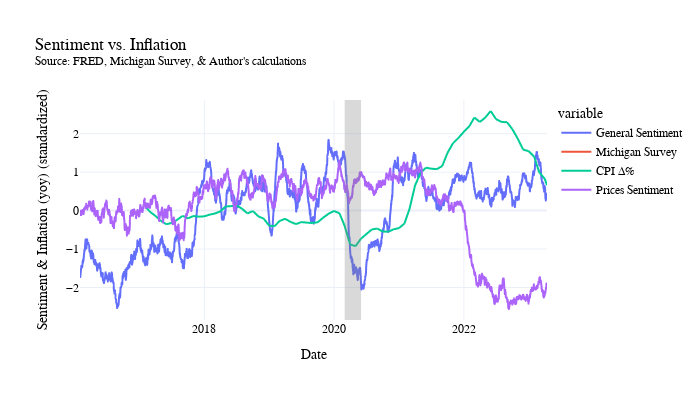

The code cell stored with this chart in its notebook:
### Code cell
#Cleaning up the names 
merged_plot['CPI ∆%'] = merged_plot['CPIAUCSL pc std']+.4
merged_plot['Gas Prices'] = merged_plot['GASREGW pc std']
merged_plot['General Sentiment'] = merged_plot['general std.']
merged_plot['Prices Sentiment'] = merged_plot['prices std.']

#retrieve values for real variables as well as target variable
plot_clean(merged_plot, ['General Sentiment','Michigan Survey','CPI ∆%','Prices Sentiment' ], "Sentiment vs. Inflation <br><sup>Source: FRED, Michigan Survey, & Author's calculations</sup>", "Sentiment & Inflation (yoy) (standardized)",400)

### Figure 1 — Plotly figure (JSON) as saved in the notebook; plotly's stock layout.template omitted (floating-point values rounded to 4 significant figures; data arrays with more than 128 entries replaced by an {"elided": "..."} marker saying what was removed)
{"data": [{"hovertemplate": "variable=General Sentiment<br>date=%{x}<br>value=%{y}<extra></extra>", "legendgroup": "General Sentiment", "line": {"color": "#636efa", "dash": "solid"}, "marker": {"symbol": "circle"}, "mode": "lines", "name": "General Sentiment", "showlegend": true, "type": "scattergl", "x": {"elided": "2630 str values"}, "xaxis": "x", "y": {"elided": "2630 float values"}, "yaxis": "y"}, {"hovertemplate": "variable=Michigan Survey<br>date=%{x}<br>value=%{y}<extra></extra>", "legendgroup": "Michigan Survey", "line": {"color": "#EF553B", "dash": "solid"}, "marker": {"symbol": "circle"}, "mode": "lines", "name": "Michigan Survey", "showlegend": true, "type": "scattergl", "x": {"elided": "2630 str values"}, "xaxis": "x", "y": {"elided": "2630 null values"}, "yaxis": "y"}, {"hovertemplate": "variable=CPI ∆%<br>date=%{x}<br>value=%{y}<extra></extra>", "legendgroup": "CPI ∆%", "line": {"color": "#00cc96", "dash": "solid"}, "marker": {"symbol": "circle"}, "mode": "lines", "name": "CPI ∆%", "showlegend": true, "type": "scattergl", "x": {"elided": "2630 str values"}, "xaxis": "x", "y": {"elided": "2630 float values"}, "yaxis": "y"}, {"hovertemplate": "variable=Prices Sentiment<br>date=%{x}<br>value=%{y}<extra></extra>", "legendgroup": "Prices Sentiment", "line": {"color": "#ab63fa", "dash": "solid"}, "marker": {"symbol": "circle"}, "mode": "lines", "name": "Prices Sentiment", "showlegend": true, "type": "scattergl", "x": {"elided": "2630 str values"}, "xaxis": "x", "y": {"elided": "2630 float values"}, "yaxis": "y"}], "layout": {"font": {"color": "black", "family": "Georgia"}, "height": 400, "legend": {"title": {"text": "variable"}, "tracegroupgap": 0}, "shapes": [{"fillcolor": "grey", "line": {"width": 0}, "opacity": 0.3, "type": "rect", "x0": "2020-03-01 00:00:00", "x1": "2020-06-01 00:00:00", "xref": "x", "y0": 0, "y1": 1, "yref": "y domain"}], "title": {"text": "Sentiment vs. Inflation <br><sup>Source: FRED, Michigan Survey, & Author's calculations</sup>"}, "width": 700, "xaxis": {"anchor": "y", "domain": [0, 1], "title": {"text": "Date"}}, "yaxis": {"anchor": "x", "domain": [0, 1], "title": {"text": "Sentiment & Inflation (yoy) (standardized)"}}}}
